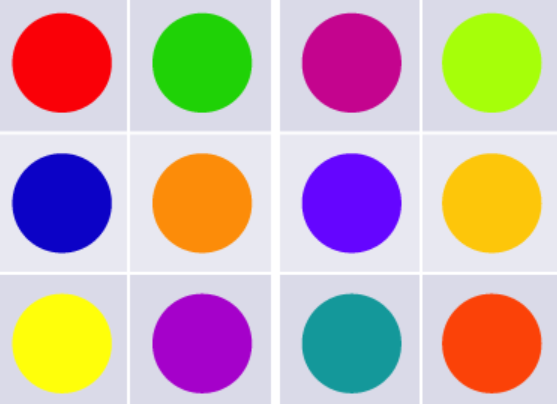
#> input picture warna.png, 557 x 404 px
$ python 'deteksi warna.py'
#> lines starting #> are read from the running program, lines starting #| are printed output that depends on the picture; after the words box and inside, x2 and y2 are one past the last pixel; in counts of white or black regions, pixels touching at a corner belong together
import cv2
import numpy as np

def nothing(x):
    pass

#cv2.namedWindow("Tracking")

# Perulangan
while True:
    frame = cv2.imread('warna.png')
#> frame is the input picture: shape (404, 557, 3); mean B, G, R 173.3, 176.2, 199.2
    if frame is None:
        print("Image not found.")
        break

    # Konversi warna BGR ke HSV
    hsv = cv2.cvtColor(frame, cv2.COLOR_BGR2HSV)
#> hsv: shape (404, 557, 3); mean H, S, V 101.4, 109.3, 232.7

    # Lower range warna kuning
    lower_range = np.array([20, 100, 100])

    # Upper range warna kuning
    upper_range = np.array([40, 255, 255])

    mask = cv2.inRange(hsv, lower_range, upper_range)
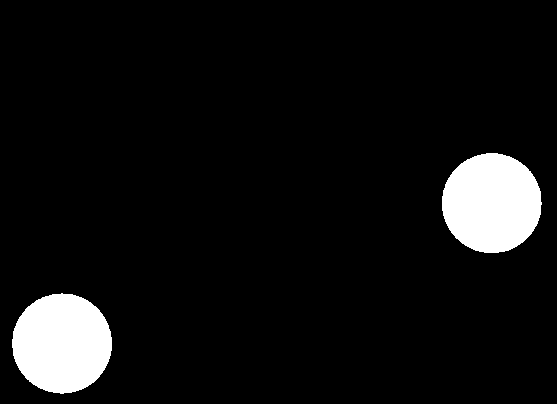
#> mask: shape (404, 557); 7% white; 2 white regions, box (x1, y1, x2, y2) and area: (12, 293, 112, 394) 7847, (442, 153, 542, 253) 7841

    res = cv2.bitwise_and(frame, frame, mask=mask)
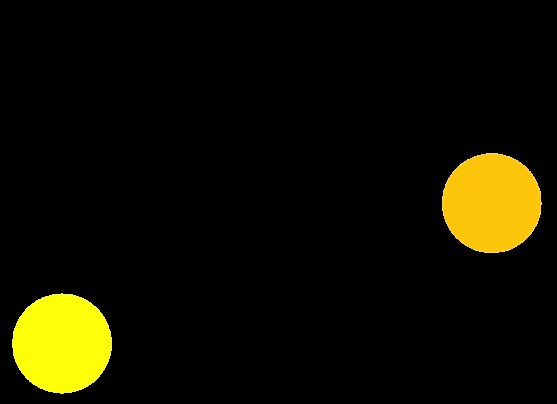
#> res: shape (404, 557, 3); mean B, G, R 0.9, 15.8, 17.7

    # Menampilkan gambar
    cv2.imshow("frame", frame)
    cv2.imshow("mask", mask)
    cv2.imshow("res", res)

    key = cv2.waitKey(1)
#> (key Esc is pressed here)
    if key == 27:
        break

cv2.destroyAllWindows()
